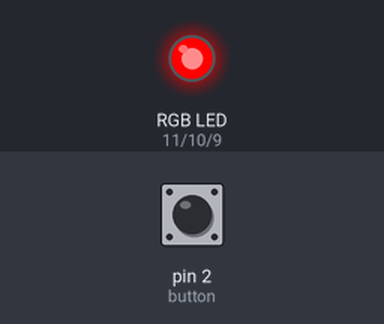
The sketch below on a simulated Arduino Uno, built with avr-gcc and run on an emulated ATmega328P. Parts: an RGB LED mixed from three pins (HIGH = lit). The inputs (shaded band) are chosen by the test bench; at power-on: pin 2 (button) HIGH. Random numbers use the default seed unless the sketch sets one.

Above: at 1.2 s.
1.3 s: pin 2 (button) pulled LOW for 0.15 s
At 2.3 s:
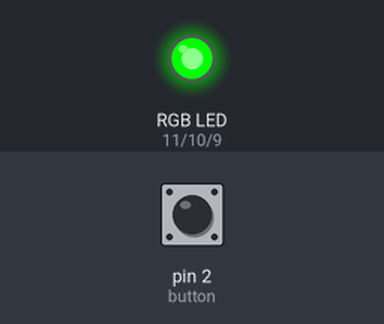
2.9 s: pin 2 (button) pulled LOW for 1 s
At 4.7 s:
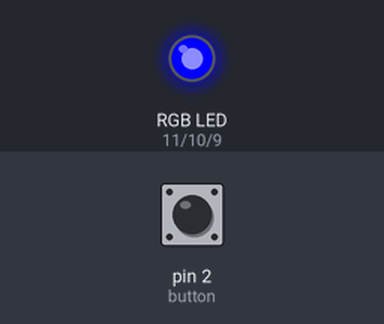
5.4 s: pin 2 (button) pulled LOW for 0.15 s
At 6.6 s:
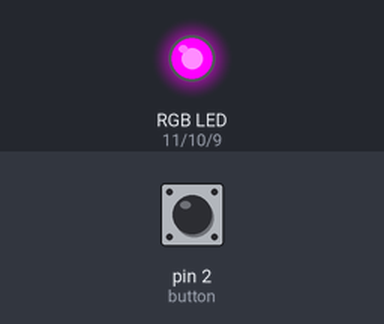
7.0 s: pin 2 (button) pulled LOW for 3.2 s
At 10.7 s:
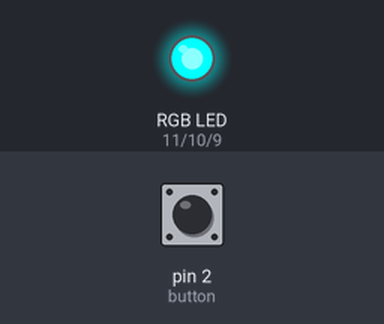
11.7 s: pin 2 (button) pulled LOW for 0.15 s
At 12.6 s:
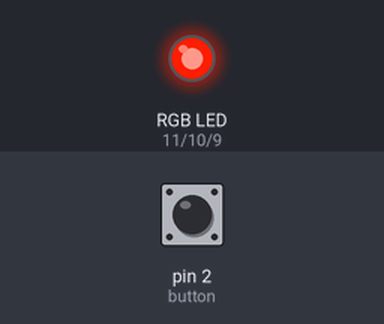
13.3 s: pin 2 (button) pulled LOW for 1 s
At 15.1 s:
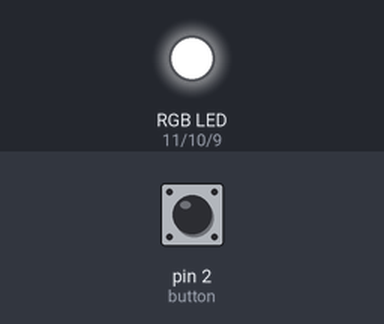
Timing chart, 0 to 16.6 s (numbered marks = the images above; inputs shaded):
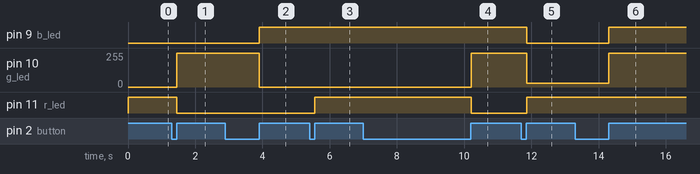

Measured:
- after the input at 1.3 s, pin 10 (g_led): 0/255 → 255/255 after 0.16 s; pin 11 (r_led): HIGH → LOW after 0.16 s
- after the input at 2.9 s, pin 9 (b_led): LOW → HIGH after 1.0 s; pin 10 (g_led): 255/255 → 0/255 after 1.0 s
- after the input at 5.4 s, pin 11 (r_led): LOW → HIGH after 0.16 s
- after the input at 7.0 s, pin 10 (g_led): 0/255 → 255/255 after 3.2 s; pin 11 (r_led): HIGH → LOW after 3.2 s
- after the input at 11.7 s, pin 9 (b_led): HIGH → LOW after 0.16 s; pin 10 (g_led): 255/255 → 30/255 after 0.16 s; pin 11 (r_led): LOW → HIGH after 0.16 s
- after the input at 13.3 s, pin 9 (b_led): LOW → HIGH after 1.0 s; pin 10 (g_led): 30/255 → 255/255 after 1.0 s

The sketch:

LED_nightlight_project.ino
```cpp
/*
Mark A. Niemann III
2/8/2023
ENGR 33320

LED Nightlight
*/

// RGB cathodes and matching pins
const int b_led = 9; // Blue LED cathode on pin 9
const int g_led = 10; // Green LED cathode on pin 10
const int r_led = 11; // Red LED cathode on pin 11
const int button = 2; // Button on pin 2

// Changing variables
int mode = 0; // Current mode for LED: 1 = solid, 2 = random, 0 = off
int button_state = LOW; // Default state is LOW which is unchanged
int prev_button_state = LOW; // Last state of button, used for debounce
int number_1 = random(255);
int number_2 = random(255);
int number_3 = random(255);

void setup() {
  // put your setup code here, to run once:
  pinMode(b_led, OUTPUT);
  pinMode(g_led, OUTPUT);
  pinMode(r_led, OUTPUT);
  pinMode(button, INPUT_PULLUP);
  randomSeed(analogRead(A0));
}

// Debounce
boolean debounce(boolean previous) {
  boolean current = digitalRead(button);
  if (previous != current) {
    delay(5);
    current = digitalRead(button);
  }
  return current;
}


// The various LED modes
void led_mode(int mode) {
  if (mode == 1) { // Red
    digitalWrite(b_led, LOW);
    digitalWrite(g_led, LOW);
    digitalWrite(r_led, HIGH);
  }

  else if (mode == 2) { // Green
    digitalWrite(b_led, LOW);
    digitalWrite(g_led, HIGH);
    digitalWrite(r_led, LOW);
  }

  else if (mode == 3) { // Blue
    digitalWrite(b_led, HIGH);
    digitalWrite(g_led, LOW);
    digitalWrite(r_led, LOW);
  }

  else if (mode == 4) { // Purple (Blue + Red)
    analogWrite(b_led, 255);
    analogWrite(g_led, 0);
    analogWrite(r_led, 255);
  }

  else if (mode == 5) { // Teal (Green + Blue)
    analogWrite(b_led, 255);
    analogWrite(g_led, 255);
    analogWrite(r_led, 0);
  }

  else if (mode == 6) { // Orange (Green + Red)
    analogWrite(b_led, 0);
    analogWrite(g_led, 30);
    analogWrite(r_led, 255);
  }

  else if (mode == 7) { // White (RGB)
    analogWrite(b_led, 255);
    analogWrite(g_led, 255);
    analogWrite(r_led, 255);
  }

  else if (mode == 8) { // Random
    analogWrite(b_led, number_1);
    analogWrite(g_led, number_2);
    analogWrite(r_led, number_3);
    }

  else if (mode == 0) { // Off
    analogWrite(b_led, 0);
    analogWrite(g_led, 0);
    analogWrite(r_led, 0);
  }
}

void loop() {

  button_state = debounce(prev_button_state);
  if (button_state == HIGH && prev_button_state == LOW) {
    mode++;
  }
  prev_button_state = button_state; // Changes button state


  // Resets the mode counter and generates a new random color for the random LED mode
  if (mode == 9) {
    number_1 = random(255);
    number_2 = random(255);
    number_3 = random(255);
    mode = 0; // Reset mode to 0
  }
  led_mode(mode);
  }
```
